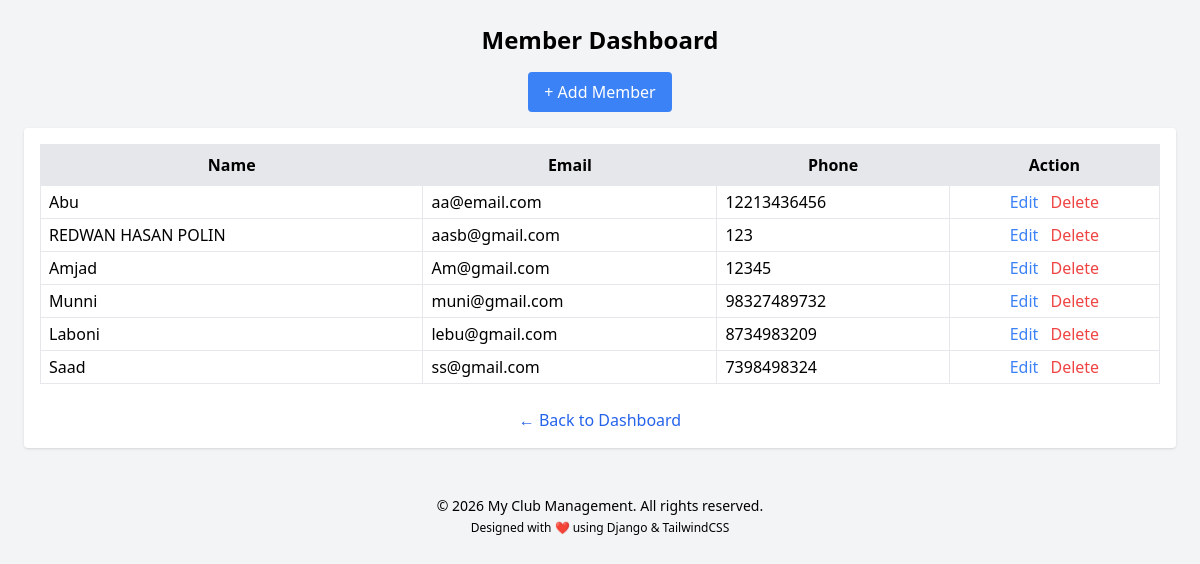
Before: /members/ with the older database file.
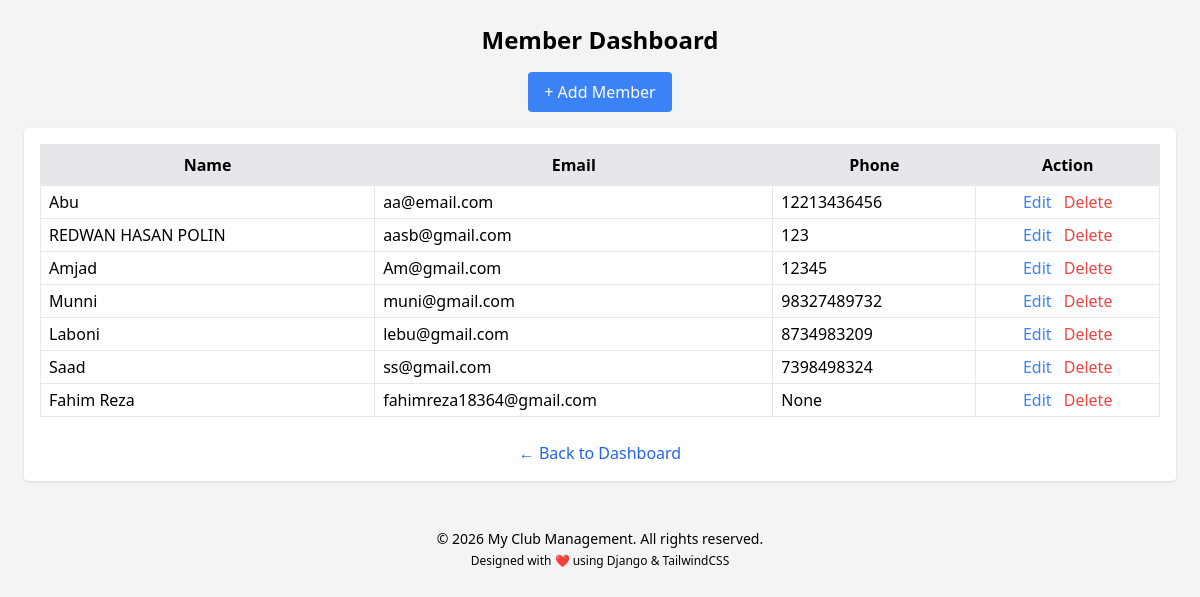
After: the same page with the newer database file.
### core/models.py (models this page shows, shortened)
class Member(models.Model):
    name = models.CharField(max_length=100)
    email = models.EmailField(unique=True)
    phone = models.CharField(max_length=20, blank=True, null=True)
    join_date = models.DateField(auto_now_add=True)

### core/views.py (the view)
# urls.py: path('members/', views.member_dashboard, name='member_dashboard'),
def member_dashboard(request):
    members = Member.objects.all()
    return render(request, 'core/dashboard_members.html', {'members': members})

### core/templates/core/dashboard_members.html (shortened to what this page needs)
<!DOCTYPE html>
<html>
<head>
    <script src="https://cdn.tailwindcss.com"></script>
</head>
<body class="bg-gray-100 p-6">
<div class="max-w-7xl mx-auto text-center mb-4" >
    <h2 class="text-2xl font-bold mb-4">Member Dashboard</h2>
    <a href="{% url 'add_member' %}" class="bg-blue-500 text-white px-4 py-2 rounded hover:bg-blue-600 mb-4 inline-block">
        + Add Member</a>
    <div class="bg-white shadow rounded p-4 overflow-x-auto">
        <table class="table-auto w-full border border-gray-300">
            <thead class="bg-gray-200">
                <tr>
                    <th class="border px-2 py-2 ">Name</th>
                    <th class="border px-2 py-2 ">Email</th>
                    <th class="border px-2 py-2 ">Phone</th>
                    <th class="border px-2 py-2 ">Action</th>
                </tr>
            </thead>
            <tbody>
                {% for member in members %}
                <tr class="hover:bg-gray-50">
                    <td class="border px-2 py-1 text-left">{{ member.name }}</td>
                    <td class="border px-2 py-1 text-left">{{ member.email }}</td>
                    <td class="border px-2 py-1 text-left">{{ member.phone }}</td>
                    <td class="border px-2 py-1 space-x-2">
                        <a href="{% url 'edit_member' member.id %}" class="text-blue-500 hover:underline">Edit</a>
                        <a href="{% url 'delete_member' member.id %}" class="text-red-500 hover:underline">Delete</a>
                    </td>
                </tr>
                {% empty %}
                <tr>
                    <td class="border px-2 py-1 text-center" colspan="4">No members</td>
                </tr>
                {% endfor %}
            </tbody>
        </table>
        <div class="text-center mt-6">
        <a href="{% url 'main_dashboard' %}" class="text-blue-600 hover:underline font-medium">
            ← Back to Dashboard</a>
    </div>
    </div>
</div>
</body>
<footer class="bg-white-800 text-black py-4 mt-8">
    <div class="max-w-6xl mx-auto text-center">
        <p class="text-sm">
            &copy; 2026 My Club Management. All rights reserved.</p>
        <p class="text-xs mt-1">
            Designed with ❤️ using Django & TailwindCSS</p>
    </div>
</footer>
</html>

Changed rows visible on the page:
added Member: name "Fahim Reza", email "fahimreza18364@gmail.com", phone "None"
